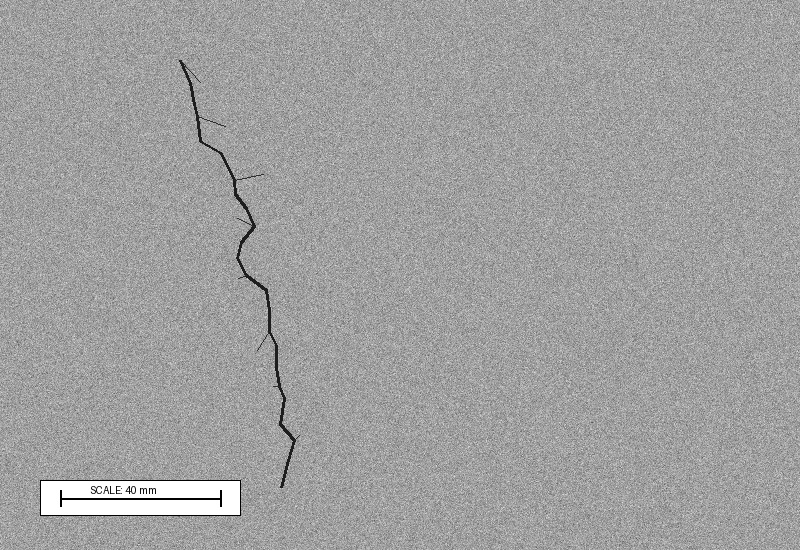
#> input picture assets/sample_images/sample_concrete_crack.jpg, 800 x 550 px
$ python -i cv_utils.py   (imports and definitions only)
#> lines starting #> are read from the running program, lines starting #| are printed output that depends on the picture; after the words box and inside, x2 and y2 are one past the last pixel; in counts of white or black regions, pixels touching at a corner belong together
#> further down, picture is the input picture: PIL image 800x550 RGB; min 0, max 255, mean 160.1
"""
Computer Vision utilities for bounding box annotations, image format conversions,
crack defect contour analysis, and visual difference overlays.
"""

import io
from typing import List, Dict, Any, Tuple
import cv2
import numpy as np
from PIL import Image, ImageDraw, ImageFont

def pil_to_cv2(pil_img: Image.Image) -> np.ndarray:
    """Convert a PIL Image to OpenCV BGR numpy array."""
    rgb = np.array(pil_img.convert("RGB"))
    return cv2.cvtColor(rgb, cv2.COLOR_RGB2BGR)

def cv2_to_pil(cv_img: np.ndarray) -> Image.Image:
    """Convert OpenCV BGR numpy array to PIL Image."""
    rgb = cv2.cvtColor(cv_img, cv2.COLOR_BGR2RGB)
    return Image.fromarray(rgb)

# [89 lines left out: functions image_to_bytes, draw_safety_annotations, not called in this run]

def analyze_structural_crack(image: Image.Image) -> Tuple[Image.Image, Dict[str, Any]]:
    """
    Analyze surface defects, cracks, and fissures in concrete/masonry using OpenCV.
    Calculates crack contour length, estimated width (mm), and severity.
    """
    cv_img = pil_to_cv2(image)
    gray = cv2.cvtColor(cv_img, cv2.COLOR_BGR2GRAY)

    # Pre-processing: Gaussian blur + Adaptive Thresholding for crack extraction
    blurred = cv2.GaussianBlur(gray, (5, 5), 0)
    edges = cv2.Canny(blurred, 40, 140)
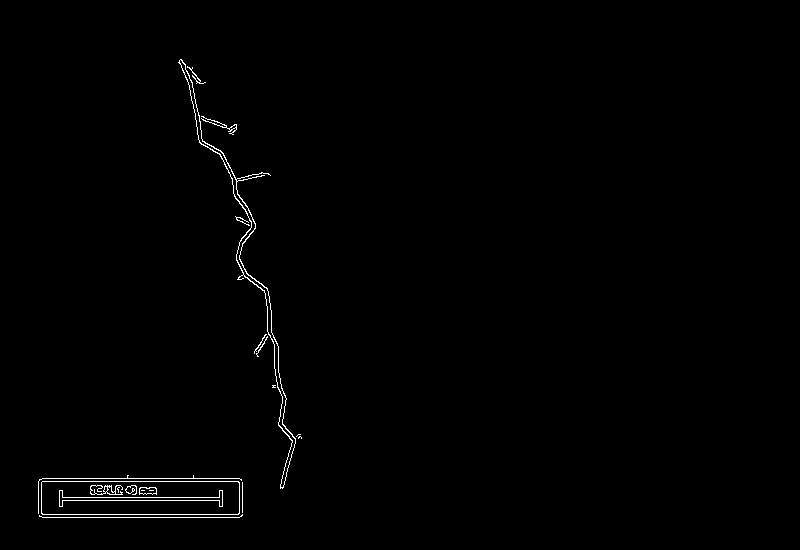
#> edges: shape (550, 800); 0.68% white in thin lines or dots, all inside (x1, y1, x2, y2) = (38, 59, 302, 518)

    # Morphological closing to bridge small gaps
    kernel = cv2.getStructuringElement(cv2.MORPH_RECT, (3, 3))
    closed = cv2.morphologyEx(edges, cv2.MORPH_CLOSE, kernel, iterations=2)
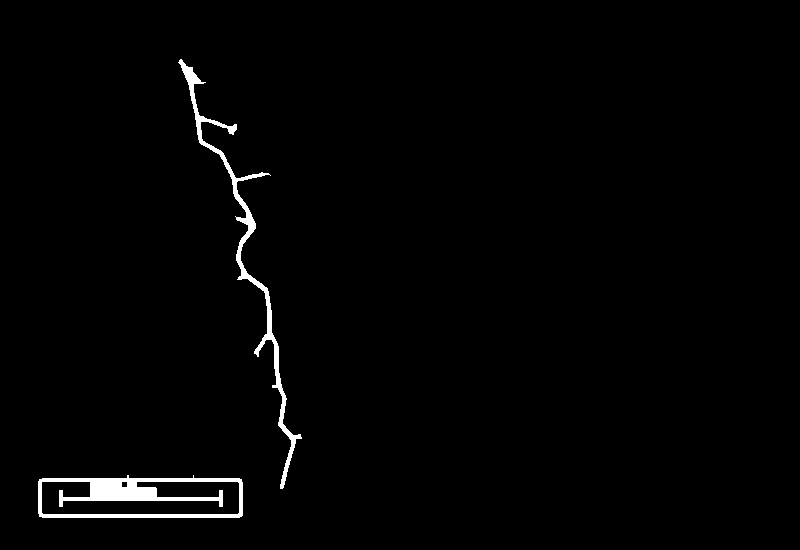
#> closed: shape (550, 800); 1.5% white; 2 white regions

    # Find contours
    contours, _ = cv2.findContours(closed, cv2.RETR_EXTERNAL, cv2.CHAIN_APPROX_SIMPLE)
#> contours = 2 contours; box (x1, y1, x2, y2) and area: (38, 475, 243, 518) 7942, (178, 59, 302, 489) 2332

    overlay = cv_img.copy()
    crack_contours = []
    total_crack_pixels = 0
    max_crack_length = 0.0

    h, w = gray.shape
#> h = 550; w = 800

    for cnt in contours:
        area = cv2.contourArea(cnt)
        arc_len = cv2.arcLength(cnt, False)
        if arc_len > 40: # Filter noise
            crack_contours.append(cnt)
            total_crack_pixels += area
            if arc_len > max_crack_length:
                max_crack_length = arc_len
#> this loop made 2 passes
#> (area, arc_len, total_crack_pixels, max_crack_length) on passes 1 to 2: (7942, 490, 7942, 490), (2332, 1291.1, 10274, 1291.1)
#> after the loop, crack_contours has the same summary as contours; max_crack_length = 1291.1; total_crack_pixels = 10274

    # Draw highlighted crack paths in vibrant amber/red
    cv2.drawContours(overlay, crack_contours, -1, (0, 0, 255), 2)
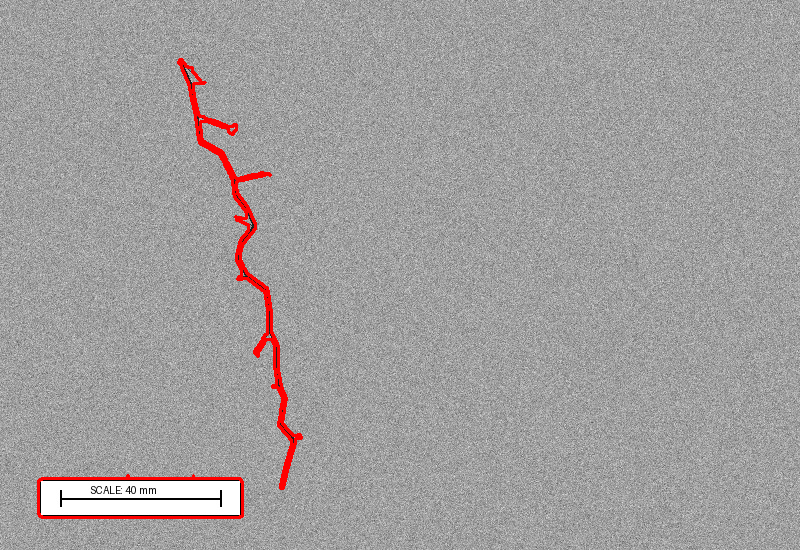
#> overlay: shape (550, 800, 3); 1.25% of pixels changed, all inside (x1, y1, x2, y2) = (37, 58, 303, 519)

    # Estimate physical dimensions based on assumed 0.2mm per pixel reference scale
    scale_mm_per_px = 0.25
    estimated_max_length_mm = round(max_crack_length * scale_mm_per_px, 1)
#> estimated_max_length_mm = 322.8
    estimated_width_mm = round(min(5.0, (total_crack_pixels / (max_crack_length + 1e-5)) * scale_mm_per_px * 0.4), 2)
#> estimated_width_mm = 0.8

    # Severity classification based on ACI 224R (Control of Cracking in Concrete Structures)
    if estimated_width_mm < 0.4:
        severity = "LOW (Hairline Shrinkage)"
        risk_color = "#10B981"
        action = "Monitor during scheduled bi-weekly inspections. No immediate structural intervention required."
    elif estimated_width_mm <= 1.5:
        severity = "MODERATE (Active Surface Fissure)"
        risk_color = "#F59E0B"
        action = "Apply epoxy resin surface injection and install displacement monitoring gauge pins."
    else:
        severity = "CRITICAL (Structural Shear Breach)"
        risk_color = "#EF4444"
        action = "Immediate structural engineer review required. Shoring recommended; halt loading above this bay."

    result_img = cv2_to_pil(overlay)

    metrics = {
        "crack_detected": len(crack_contours) > 0,
        "contour_count": len(crack_contours),
        "estimated_max_length_mm": estimated_max_length_mm,
        "estimated_width_mm": estimated_width_mm,
        "severity": severity,
        "risk_color": risk_color,
        "action_recommendation": action
    }

    return result_img, metrics

# [24 lines left out: function compute_visual_diff, not called in this run]

>>> from PIL import Image
>>> picture = Image.open('../assets/sample_images/sample_concrete_crack.jpg')
>>> result = analyze_structural_crack(picture)
